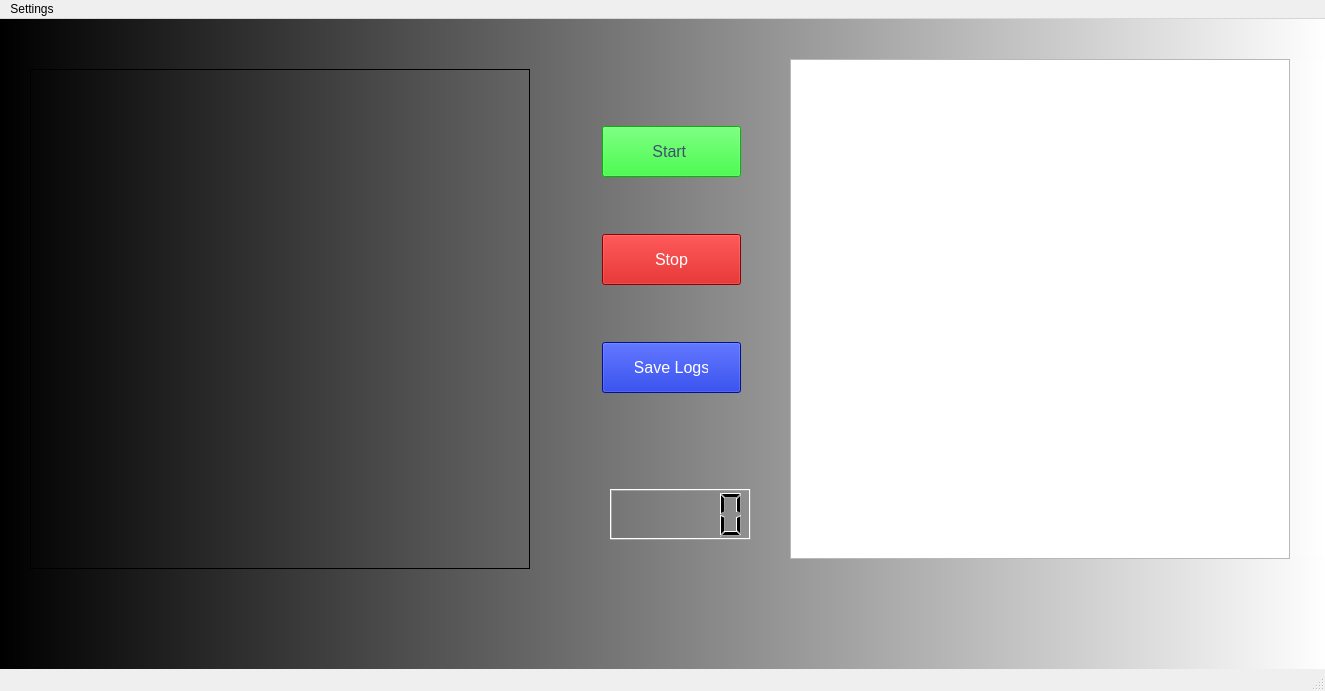
<?xml version="1.0" encoding="UTF-8"?>
<ui version="4.0">
 <class>MainWindow</class>
 <widget class="QMainWindow" name="MainWindow">
  <property name="geometry">
   <rect>
    <x>0</x>
    <y>0</y>
    <width>1325</width>
    <height>691</height>
   </rect>
  </property>
  <property name="windowTitle">
   <string>MainWindow</string>
  </property>
  <property name="styleSheet">
   <string notr="true">QWidget#centralwidget
{
	
	background-color:qlineargradient(spread:pad, x1:0, y1:0, x2:1, y2:0, stop:0 rgba(0, 0, 0, 255), stop:1 rgba(255, 255, 255, 255));
	
}

QPushButton#startButton
{
	background-color:rgb(0,255,10);
	color:rgb(62, 80, 109);
    padding: 15px 32px;
    text-align: center;
    text-decoration: none;
    font-size: 16px;
    margin: 4px 2px;
	
 }

QPushButton#stopButton
{
	background-color:rgb(200,0,0);
	color:rgb(255,255,255);
    padding: 15px 32px;
    text-align: center;
    text-decoration: none;
    font-size: 16px;
    margin: 4px 2px;
	
 }

QPushButton#saveLogsButton
{
	background-color:rgb(0,25,200);
	color:rgb(255,255,255);
    padding: 15px 32px;
    text-align: center;
    text-decoration: none;
    font-size: 16px;
    margin: 4px 2px;
		
 }







	
</string>
  </property>
  <widget class="QWidget" name="centralwidget">
   <widget class="QListWidget" name="listWidgetLogs">
    <property name="geometry">
     <rect>
      <x>790</x>
      <y>40</y>
      <width>500</width>
      <height>500</height>
     </rect>
    </property>
   </widget>
   <widget class="QLCDNumber" name="logsCount">
    <property name="geometry">
     <rect>
      <x>610</x>
      <y>470</y>
      <width>141</width>
      <height>51</height>
     </rect>
    </property>
   </widget>
   <widget class="QLabel" name="labelWebCamera">
    <property name="geometry">
     <rect>
      <x>30</x>
      <y>50</y>
      <width>500</width>
      <height>500</height>
     </rect>
    </property>
    <property name="frameShape">
     <enum>QFrame::Box</enum>
    </property>
    <property name="text">
     <string/>
    </property>
   </widget>
   <widget class="QWidget" name="">
    <property name="geometry">
     <rect>
      <x>600</x>
      <y>60</y>
      <width>143</width>
      <height>361</height>
     </rect>
    </property>
    <layout class="QVBoxLayout" name="verticalLayout">
     <item>
      <widget class="QPushButton" name="startButton">
       <property name="text">
        <string>Start </string>
       </property>
      </widget>
     </item>
     <item>
      <widget class="QPushButton" name="stopButton">
       <property name="text">
        <string>Stop</string>
       </property>
      </widget>
     </item>
     <item>
      <widget class="QPushButton" name="saveLogsButton">
       <property name="sizePolicy">
        <sizepolicy hsizetype="Preferred" vsizetype="Fixed">
         <horstretch>0</horstretch>
         <verstretch>0</verstretch>
        </sizepolicy>
       </property>
       <property name="text">
        <string>Save Logs</string>
       </property>
       <property name="checkable">
        <bool>false</bool>
       </property>
       <property name="autoDefault">
        <bool>false</bool>
       </property>
       <property name="default">
        <bool>false</bool>
       </property>
       <property name="flat">
        <bool>false</bool>
       </property>
      </widget>
     </item>
    </layout>
   </widget>
  </widget>
  <widget class="QMenuBar" name="menubar">
   <property name="geometry">
    <rect>
     <x>0</x>
     <y>0</y>
     <width>1325</width>
     <height>21</height>
    </rect>
   </property>
   <widget class="QMenu" name="menuSettings">
    <property name="title">
     <string>Settings</string>
    </property>
    <addaction name="actionManage_Users"/>
    <addaction name="separator"/>
   </widget>
   <addaction name="menuSettings"/>
  </widget>
  <widget class="QStatusBar" name="statusbar"/>
  <action name="actionManage_Users">
   <property name="text">
    <string>Manage Users</string>
   </property>
  </action>
 </widget>
 <resources/>
 <connections>
  <connection>
   <sender>actionManage_Users</sender>
   <signal>triggered()</signal>
   <receiver>logsCount</receiver>
   <slot>hide()</slot>
   <hints>
    <hint type="sourcelabel">
     <x>-1</x>
     <y>-1</y>
    </hint>
    <hint type="destinationlabel">
     <x>491</x>
     <y>262</y>
    </hint>
   </hints>
  </connection>
 </connections>
</ui>
